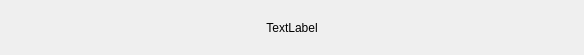
<?xml version="1.0" encoding="UTF-8"?>
<ui version="4.0">
 <class>BackgroundProcessDialog</class>
 <widget class="QDialog" name="BackgroundProcessDialog">
  <property name="geometry">
   <rect>
    <x>0</x>
    <y>0</y>
    <width>584</width>
    <height>55</height>
   </rect>
  </property>
  <property name="contextMenuPolicy">
   <enum>Qt::DefaultContextMenu</enum>
  </property>
  <property name="windowTitle">
   <string>Process title</string>
  </property>
  <layout class="QGridLayout" name="gridLayout">
   <item row="0" column="0">
    <widget class="QLabel" name="infoLabel">
     <property name="text">
      <string>TextLabel</string>
     </property>
     <property name="alignment">
      <set>Qt::AlignCenter</set>
     </property>
    </widget>
   </item>
  </layout>
 </widget>
 <resources/>
 <connections/>
</ui>
